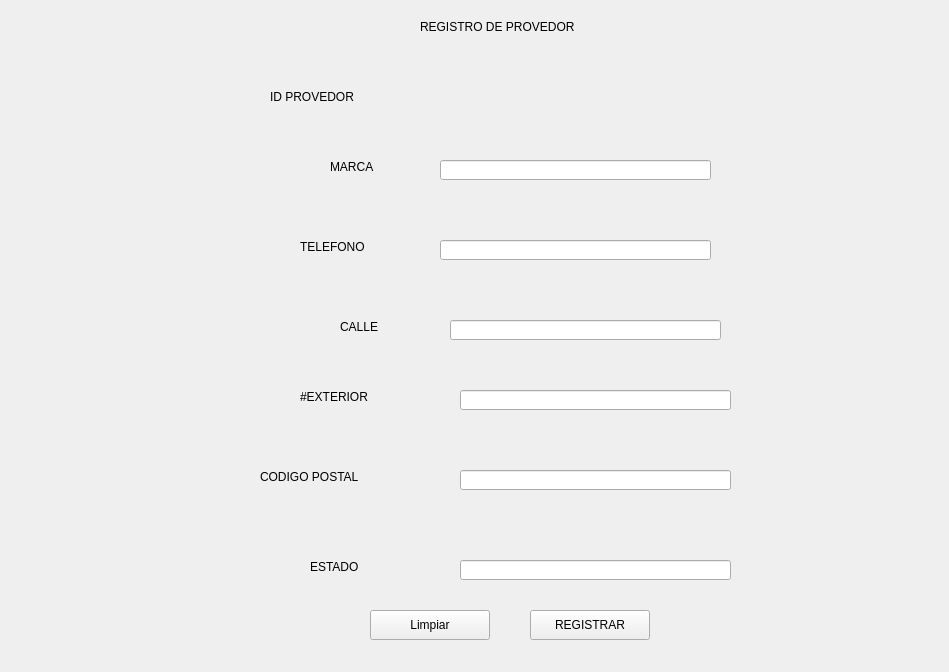
               <widget class="QWidget" name="page_provedor">
                <widget class="QLabel" name="label_9">
                 <property name="geometry">
                  <rect>
                   <x>420</x>
                   <y>20</y>
                   <width>225</width>
                   <height>13</height>
                  </rect>
                 </property>
                 <property name="minimumSize">
                  <size>
                   <width>225</width>
                   <height>0</height>
                  </size>
                 </property>
                 <property name="text">
                  <string>REGISTRO DE PROVEDOR</string>
                 </property>
                </widget>
                <widget class="QLabel" name="label_23">
                 <property name="geometry">
                  <rect>
                   <x>270</x>
                   <y>90</y>
                   <width>150</width>
                   <height>13</height>
                  </rect>
                 </property>
                 <property name="minimumSize">
                  <size>
                   <width>150</width>
                   <height>0</height>
                  </size>
                 </property>
                 <property name="text">
                  <string>ID PROVEDOR</string>
                 </property>
                </widget>
                <widget class="QLabel" name="label_24">
                 <property name="geometry">
                  <rect>
                   <x>330</x>
                   <y>160</y>
                   <width>150</width>
                   <height>13</height>
                  </rect>
                 </property>
                 <property name="minimumSize">
                  <size>
                   <width>150</width>
                   <height>0</height>
                  </size>
                 </property>
                 <property name="text">
                  <string>MARCA</string>
                 </property>
                </widget>
                <widget class="QLabel" name="label_25">
                 <property name="geometry">
                  <rect>
                   <x>300</x>
                   <y>240</y>
                   <width>150</width>
                   <height>13</height>
                  </rect>
                 </property>
                 <property name="minimumSize">
                  <size>
                   <width>150</width>
                   <height>0</height>
                  </size>
                 </property>
                 <property name="text">
                  <string>TELEFONO</string>
                 </property>
                </widget>
                <widget class="QLabel" name="label_26">
                 <property name="geometry">
                  <rect>
                   <x>340</x>
                   <y>320</y>
                   <width>150</width>
                   <height>13</height>
                  </rect>
                 </property>
                 <property name="minimumSize">
                  <size>
                   <width>150</width>
                   <height>0</height>
                  </size>
                 </property>
                 <property name="text">
                  <string>CALLE</string>
                 </property>
                </widget>
                <widget class="QLabel" name="label_27">
                 <property name="geometry">
                  <rect>
                   <x>300</x>
                   <y>390</y>
                   <width>150</width>
                   <height>13</height>
                  </rect>
                 </property>
                 <property name="minimumSize">
                  <size>
                   <width>150</width>
                   <height>0</height>
                  </size>
                 </property>
                 <property name="text">
                  <string>#EXTERIOR</string>
                 </property>
                </widget>
                <widget class="QLabel" name="label_28">
                 <property name="geometry">
                  <rect>
                   <x>260</x>
                   <y>470</y>
                   <width>150</width>
                   <height>13</height>
                  </rect>
                 </property>
                 <property name="minimumSize">
                  <size>
                   <width>150</width>
                   <height>0</height>
                  </size>
                 </property>
                 <property name="text">
                  <string>CODIGO POSTAL</string>
                 </property>
                </widget>
                <widget class="QLabel" name="label_29">
                 <property name="geometry">
                  <rect>
                   <x>310</x>
                   <y>560</y>
                   <width>150</width>
                   <height>13</height>
                  </rect>
                 </property>
                 <property name="minimumSize">
                  <size>
                   <width>150</width>
                   <height>0</height>
                  </size>
                 </property>
                 <property name="text">
                  <string>ESTADO</string>
                 </property>
                </widget>
                <widget class="QLineEdit" name="marcatxt">
                 <property name="geometry">
                  <rect>
                   <x>440</x>
                   <y>160</y>
                   <width>271</width>
                   <height>20</height>
                  </rect>
                 </property>
                </widget>
                <widget class="QLineEdit" name="telefonotxt_">
                 <property name="geometry">
                  <rect>
                   <x>440</x>
                   <y>240</y>
                   <width>271</width>
                   <height>20</height>
                  </rect>
                 </property>
                </widget>
                <widget class="QLineEdit" name="calle_txt">
                 <property name="geometry">
                  <rect>
                   <x>450</x>
                   <y>320</y>
                   <width>271</width>
                   <height>20</height>
                  </rect>
                 </property>
                </widget>
                <widget class="QLineEdit" name="exteriortxt_">
                 <property name="geometry">
                  <rect>
                   <x>460</x>
                   <y>390</y>
                   <width>271</width>
                   <height>20</height>
                  </rect>
                 </property>
                </widget>
                <widget class="QLineEdit" name="CP_txt">
                 <property name="geometry">
                  <rect>
                   <x>460</x>
                   <y>470</y>
                   <width>271</width>
                   <height>20</height>
                  </rect>
                 </property>
                </widget>
                <widget class="QLineEdit" name="estado_txt">
                 <property name="geometry">
                  <rect>
                   <x>460</x>
                   <y>560</y>
                   <width>271</width>
                   <height>20</height>
                  </rect>
                 </property>
                </widget>
                <widget class="QPushButton" name="btregistra">
                 <property name="geometry">
                  <rect>
                   <x>530</x>
                   <y>610</y>
                   <width>120</width>
                   <height>30</height>
                  </rect>
                 </property>
                 <property name="minimumSize">
                  <size>
                   <width>120</width>
                   <height>30</height>
                  </size>
                 </property>
                 <property name="text">
                  <string>REGISTRAR</string>
                 </property>
                </widget>
                <widget class="QLabel" name="ID_provedor_">
                 <property name="geometry">
                  <rect>
                   <x>440</x>
                   <y>90</y>
                   <width>500</width>
                   <height>13</height>
                  </rect>
                 </property>
                 <property name="text">
                  <string/>
                 </property>
                </widget>
                <widget class="QLabel" name="IDsprovedor">
                 <property name="geometry">
                  <rect>
                   <x>370</x>
                   <y>650</y>
                   <width>500</width>
                   <height>13</height>
                  </rect>
                 </property>
                 <property name="text">
                  <string/>
                 </property>
                </widget>
                <widget class="QPushButton" name="btnLimpiarProvedor">
                 <property name="geometry">
                  <rect>
                   <x>370</x>
                   <y>610</y>
                   <width>120</width>
                   <height>30</height>
                  </rect>
                 </property>
                 <property name="text">
                  <string>Limpiar</string>
                 </property>
                </widget>
               </widget>
